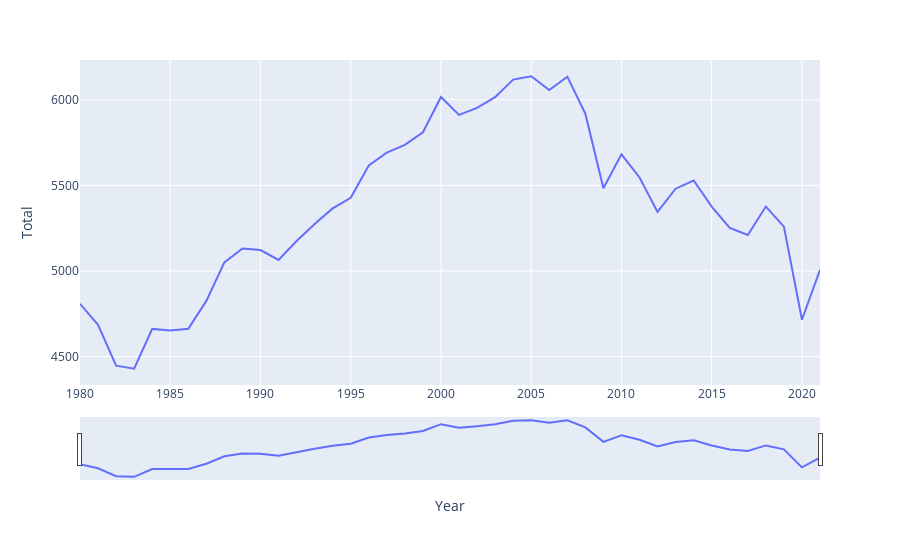

Notebook code cell kept with this figure:
### Code cell
#  plot to see total emission versus year for 'USA'
fig_usa = px.line(df_usa, x="Year", y="Total")
fig_usa.update_xaxes(rangeslider_visible=True)
fig_usa.show()

### Figure 1 — Plotly figure (JSON) as saved in the notebook; plotly's stock layout.template omitted (floating-point values rounded to 4 significant figures)
{"data": [{"hovertemplate": "Year=%{x}<br>Total=%{y}<extra></extra>", "legendgroup": "", "line": {"color": "#636efa", "dash": "solid"}, "marker": {"symbol": "circle"}, "mode": "lines", "name": "", "orientation": "v", "showlegend": false, "type": "scatter", "x": [1980, 1981, 1982, 1983, 1984, 1985, 1986, 1987, 1988, 1989, 1990, 1991, 1992, 1993, 1994, 1995, 1996, 1997, 1998, 1999, 2000, 2001, 2002, 2003, 2004, 2005, 2006, 2007, 2008, 2009, 2010, 2011, 2012, 2013, 2014, 2015, 2016, 2017, 2018, 2019, 2020, 2021], "xaxis": "x", "y": [4809.0, 4686.0, 4447.0, 4429.0, 4662.0, 4653.0, 4663.0, 4826.0, 5050.0, 5132.0, 5122.0, 5065.0, 5175.0, 5274.0, 5366.0, 5428.0, 5616.0, 5692.0, 5737.0, 5810.0, 6016.0, 5912.0, 5953.0, 6016.0, 6118.0, 6138.0, 6057.0, 6135.0, 5919.0, 5483.0, 5681.0, 5547.0, 5345.0, 5481.0, 5529.0, 5377.0, 5252.0, 5211.0, 5377.0, 5259.0, 4716.0, 5007.0], "yaxis": "y"}], "layout": {"legend": {"tracegroupgap": 0}, "margin": {"t": 60}, "xaxis": {"anchor": "y", "domain": [0, 1], "rangeslider": {"visible": true}, "title": {"text": "Year"}}, "yaxis": {"anchor": "x", "domain": [0, 1], "title": {"text": "Total"}}}}
